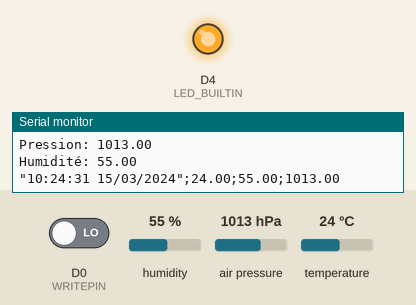
Simulated run of this sketch. Board: ESP8266 (NodeMCU). Parts: output pins drawn as LEDs (lit = HIGH, except the on-board LED, lit = LOW), the last lines printed to the serial monitor. The inputs (shaded band) are chosen by the test bench; at power-on: D0 (WRITEPIN) LOW, humidity 55 %, air pressure 1013 hPa, temperature 24 °C. WiFi joins after 1.5 s; servers stay silent unless stated; the local clock reads 2024-03-15 10:24:30 at power-on unless the sketch sets it; storage starts empty; EEPROM starts erased.

Above: at 2.7 s.
2.8 s: D0 (WRITEPIN) driven HIGH
At 4.3 s:
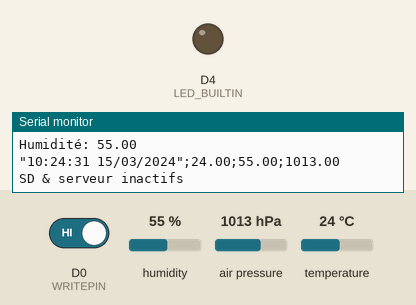
5.8 s: D0 (WRITEPIN) driven LOW
At 6.3 s:
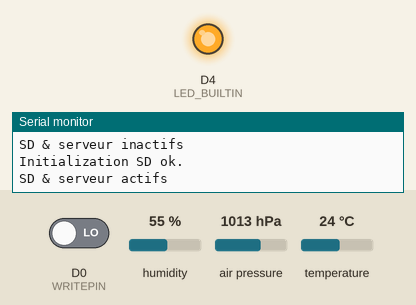
Timing chart, 0 to 8.8 s (numbered marks = the images above; inputs shaded):
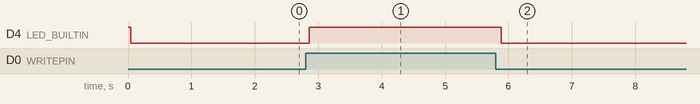

Measured:
- after the input at 2.8 s, D4 (LED_BUILTIN): LOW → HIGH after 0.06 s
- after the input at 5.8 s, D4 (LED_BUILTIN): HIGH → LOW after 0.09 s

The sketch:

espGraph.ino
```cpp
#include <ESP8266WiFi.h>
#include <ArduinoOTA.h>
#include <EEPROM.h>
#include <SPI.h>
#include <SD.h>
#include <ESP8266WebServer.h>
#include <FS.h>
#include <Wire.h>
#include <Adafruit_BME280.h>
#include <NtpClientLib.h>

#define MSECOND  1000
#define MMINUTE  60*MSECOND
#define MHOUR    60*MMINUTE
#define MDAY     24*MHOUR

// attention D0 = GPIO16 = pulldown
#define WRITEPIN D0

// configuration en EEPROM
struct EEconf {
  char ssid[32];
  char password[64];
  char myhostname[32];
};
EEconf readconf;

// mot de passe pour l'OTA
const char* otapass = "123456";
// gestion du temps pour calcul de la durée de la MaJ
unsigned long otamillis;

unsigned long previousMillis = 0;
unsigned long previousMillisSDU = 0;

boolean sdinact = 0;

ESP8266WebServer server(80);
Adafruit_BME280 bme;

void confOTA() {
  // Port 8266 (défaut)
  ArduinoOTA.setPort(8266);

  // Hostname défaut : esp8266-[ChipID]
  ArduinoOTA.setHostname(readconf.myhostname);

  // mot de passe pour OTA
  ArduinoOTA.setPassword(otapass);

  ArduinoOTA.onStart([]() {
    Serial.println("/!\\ Maj OTA");
  });
  ArduinoOTA.onEnd([]() {
    Serial.println("\n/!\\ MaJ terminee");
  });
  ArduinoOTA.onProgress([](unsigned int progress, unsigned int total) {
    Serial.printf("Progression: %u%%\r", (progress / (total / 100)));
  });
  ArduinoOTA.onError([](ota_error_t error) {
    Serial.printf("Error[%u]: ", error);
    if (error == OTA_AUTH_ERROR) Serial.println("Auth Failed");
    else if (error == OTA_BEGIN_ERROR) Serial.println("Begin Failed");
    else if (error == OTA_CONNECT_ERROR) Serial.println("Connect Failed");
    else if (error == OTA_RECEIVE_ERROR) Serial.println("Receive Failed");
    else if (error == OTA_END_ERROR) Serial.println("End Failed");
  });
  ArduinoOTA.begin();
}

void testSDU() {
  if(digitalRead(WRITEPIN) != sdinact) {
    sdinact=digitalRead(WRITEPIN);
    if(sdinact) {
      server.stop();
      SD.end();
      digitalWrite(LED_BUILTIN, HIGH);
      Serial.println("SD & serveur inactifs");
    } else {
      if (!SD.begin(D8)) {
        Serial.println("Erreur initialization SD !");
      } else {
        Serial.println("Initialization SD ok.");
        server.begin();
        digitalWrite(LED_BUILTIN, LOW);
        Serial.println("SD & serveur actifs");
      }
    }
  }
}

void adddata() {
  if(sdinact) {
    Serial.println("SD désactivée");
    return;
  }
  // seulement si on a une sync NTP
  if(NTP.getLastNTPSync()) {
    char strbuffer[64];
    snprintf(strbuffer, 64, "\"%s\";%.2f;%.2f;%.2f\n",
      NTP.getTimeDateString().c_str(),
      bme.readTemperature(),
      bme.readHumidity(),
      bme.readPressure()/100.0);
    Serial.println(strbuffer);
    File f = SD.open("/data.csv", FILE_WRITE);
    if (!f) {
      Serial.println("erreur ouverture fichier!");
    } else {
      f.print(strbuffer);
      f.close();
    }
  }
}

void getdatacsv() {
  if(SD.exists("/data.csv")) {
    File f = SD.open("/data.csv");
    if(!f)
      return;
    if(server.streamFile(f, "text/plain") != f.size()) {
      Serial.println("Erreur streamFile!");
    }
    f.close();
  }
}

void setup() {
  pinMode(WRITEPIN, INPUT_PULLDOWN_16);
  pinMode(LED_BUILTIN, OUTPUT);
  // led off
  digitalWrite(LED_BUILTIN, HIGH);

  // Moniteur série
  Serial.begin(115200);
  Serial.println();

  if(!SPIFFS.begin()) {
    Serial.println("Erreur initialisation SPIFFS");
  }

  if (!SD.begin(D8)) {
    Serial.println("SD initialization failed!");
  } else {
    Serial.println("SD initialization done.");
    digitalWrite(LED_BUILTIN, LOW);
  }

  // Lecture configuration Wifi
  EEPROM.begin(sizeof(readconf));
  EEPROM.get(0, readconf);

  // Connexion au Wifi
  Serial.print(F("Connexion Wifi AP"));
  WiFi.mode(WIFI_STA);
  WiFi.begin(readconf.ssid, readconf.password);
  while(WiFi.status() != WL_CONNECTED) {
    delay(500);
    Serial.print(".");
  }
  Serial.println(F("\r\nWiFi connecté"));
  Serial.print(F("Mon adresse IP: "));
  Serial.println(WiFi.localIP());

  server.serveStatic("/", SPIFFS, "/index.html");
  server.serveStatic("/index.html", SPIFFS, "/index.html");
  server.serveStatic("/indexminmax.html", SPIFFS, "/indexminmax.html");
  server.serveStatic("/Chart.bundle.min.js", SPIFFS, "/Chart.bundle.min.js");
  server.serveStatic("/mytooltips.js", SPIFFS, "/mytooltips.js");
  server.serveStatic("/papaparse.min.js", SPIFFS, "/papaparse.min.js");
  server.serveStatic("/utils.js", SPIFFS, "/utils.js");
  server.serveStatic("/moment.js", SPIFFS, "/moment.js");
  server.on("/data.csv", HTTP_GET, getdatacsv);
  server.begin();

  Wire.begin(D2, D1);
  if (!bme.begin(0x76)){
    Serial.println(F("Erreur BME280"));
  }

  Serial.print(F("Température: "));
  Serial.println(bme.readTemperature());
  Serial.print(F("Pression: "));
  Serial.println(bme.readPressure()/100.0);
  Serial.print(F("Humidité: "));
  Serial.println(bme.readHumidity());

  // configuration NTP
  NTP.begin("europe.pool.ntp.org", 1, true, 0);

  // configuration OTA
  confOTA();

  // test si SD est utilisable ou inactive
  testSDU();
  adddata();
}

void loop() {
  unsigned long currentMillis = millis();

  if (currentMillis - previousMillisSDU >= 100) {
    // test si SD est utilisable ou inactive
    testSDU();
    previousMillisSDU = currentMillis;
  }

  if (currentMillis - previousMillis >= MMINUTE*30) {
    previousMillis = currentMillis;
    adddata();
  }
  // gestion OTA
  ArduinoOTA.handle();
  // gestion serveur HTTP
  server.handleClient();
}
```
